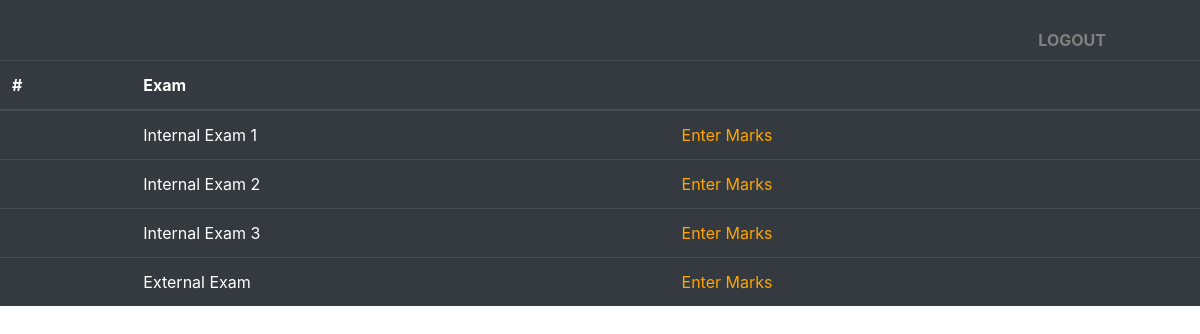
The app's page /info/teacher/exams/36/ with its own data.
### info/models.py (models this page shows)
class Marks(models.Model):
    ass = models.ForeignKey(Assign,on_delete = models.CASCADE)
    examname = models.CharField(max_length=20)
    status = models.CharField(max_length=10,default='0')

### info/views.py (the view)
# urls.py: path('teacher/exams/<int:ass_id>/',views.t_examselect,name='t_examselect'),
def t_examselect(request,ass_id):
    ass = Assign.objects.get(id = ass_id)
    return render(request,'t_examselect.html',{'ass':ass})

### templates/t_examselect.html (shortened to what this page needs)
{% extends 'base_teacher.html' %}
{% block content %}
<table class="table table-hover table-dark ">
  <thead>
    <tr>
      <th scope="col">#</th>
      <th scope="col">Exam</th>
      <th scope="col"></th>
      <th scope="col"></th>
    </tr>
  </thead>
  <tbody>
{% for i in ass.marks_set.all %}
     <tr>
      <th scope="row"></th>
      <td>{{i.examname}}</td>
            {% if i.status == '0' %}
            <td><a href="{% url 't_entermarks' i.id  %}" style="color:orange;">Enter Marks</a></td>
            {% else %}
            <td><a href="{% url 't_editmarks' i.id %}">Edit Marks</a></td>
            {% endif %}
      <td></td>
    </tr>
{% endfor %}
  </tbody>
</table>
{% endblock content %}

### records on screen
Marks: examname "Internal Exam 1", status "Enter Marks"
Marks: examname "Internal Exam 2", status "Enter Marks"
Marks: examname "Internal Exam 3", status "Enter Marks"
Marks: examname "External Exam", status "Enter Marks"
